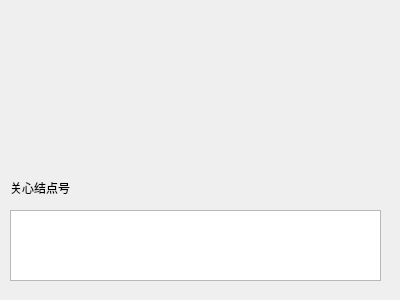
<?xml version="1.0" encoding="UTF-8"?>
<ui version="4.0">
 <class>ModeFileGenGuideDia</class>
 <widget class="QDialog" name="ModeFileGenGuideDia">
  <property name="geometry">
   <rect>
    <x>0</x>
    <y>0</y>
    <width>400</width>
    <height>300</height>
   </rect>
  </property>
  <property name="sizePolicy">
   <sizepolicy hsizetype="Fixed" vsizetype="Fixed">
    <horstretch>0</horstretch>
    <verstretch>0</verstretch>
   </sizepolicy>
  </property>
  <property name="windowTitle">
   <string>Midas模态文件生成向导</string>
  </property>
  <widget class="QLabel" name="label">
   <property name="geometry">
    <rect>
     <x>10</x>
     <y>180</y>
     <width>71</width>
     <height>16</height>
    </rect>
   </property>
   <property name="text">
    <string>关心结点号</string>
   </property>
  </widget>
  <widget class="QPlainTextEdit" name="focusNodeEnter">
   <property name="geometry">
    <rect>
     <x>10</x>
     <y>210</y>
     <width>371</width>
     <height>71</height>
    </rect>
   </property>
  </widget>
 </widget>
 <resources/>
 <connections/>
</ui>
